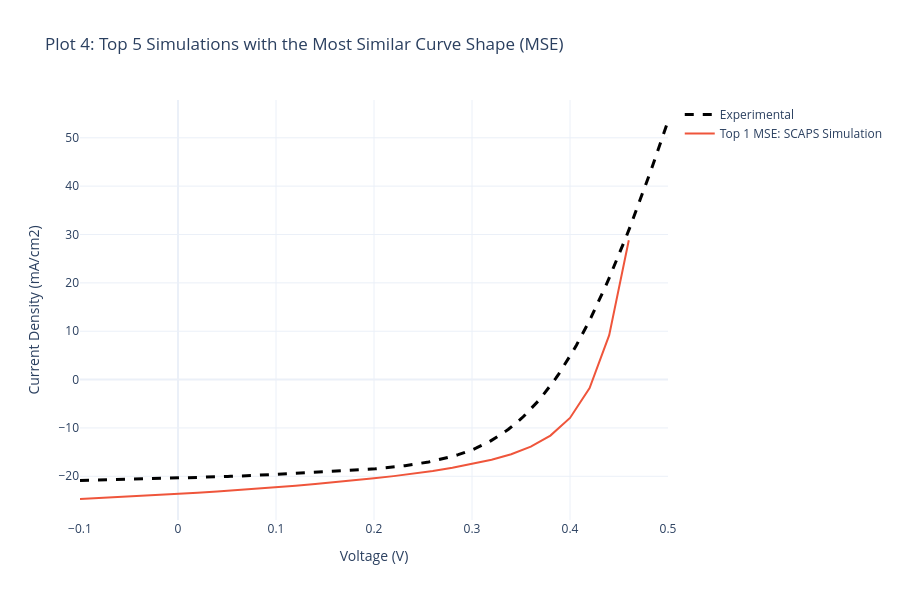

Source (notebook cell):
### Markdown cell above
## Section 5: Shape-Based Comparison Using Mean Squared Error (MSE)

### Motivation
While parameter-based matching identifies designs meeting target specifications, it does not guarantee realistic device physics. Two J-V curves can have identical parameters but very different shapes, indicating different dominant loss mechanisms. This section employs a **shape-matching algorithm** to identify simulations whose curve morphology most closely resembles the experimental measurement.

### Mathematical Approach
For each simulation, we:

1. **Interpolate** the simulated J-V curve to the exact voltages measured in the experiment
2. **Calculate Mean Squared Error** in the overlapping voltage range:

$$\text{MSE} = \frac{1}{N} \sum_{i=1}^{N} \left(J_i^{exp} - J_i^{sim}(V_i)\right)^2$$

where $J^{exp}$ is experimental current density at measured voltages, $J^{sim}(V_i)$ is interpolated simulated current density at those same voltages, and $N$ is the number of measurement points.

3. **Identify** the top 5 simulations with **lowest MSE** values

### Interpretation
Lower MSE values indicate better agreement in curve shape. This metric is sensitive to:
- The "knee" or transition region of the J-V curve (determined by series/shunt resistance and ideality factors)
- Overall current deficit and voltage losses
- Non-ideal behavior like S-shaped curves or kinks caused by interface barriers

### Comparison with Parameter-Based Matching
- **Parameter-based**: Focuses on specific values ($V_{oc}$, $J_{sc}$, $FF$, $\eta$)
- **Shape-based (MSE)**: Focuses on the entire curve morphology and transition characteristics

Together, these approaches provide complementary insights into which simulations best capture experimental device behavior.

### Code cell
for d in scaps_data:
    v_sim = d['v(V)']
    j_sim = d['jtot(mA/cm2)']
    
    # Create an interpolator to compare with the exact voltages measured in the lab
    interp_func = interp1d(v_sim, j_sim, kind='linear', fill_value="extrapolate")
    
    # Evaluate only in the overlapping region (common Voltage Range)
    v_min, v_max = max(v_sim.min(), exp_data['v(V)'].min()), min(v_sim.max(), exp_data['v(V)'].max())
    valid_exp = exp_data[(exp_data['v(V)'] >= v_min) & (exp_data['v(V)'] <= v_max)]
    
    if len(valid_exp) > 5:
        j_sim_interp = interp_func(valid_exp['v(V)'])
        mse = mean_squared_error(valid_exp['jtot(mA/cm2)'], j_sim_interp)
        d['mse'] = mse
    else:
        d['mse'] = float('inf')

top_5_mse = sorted(scaps_data, key=lambda x: x.get('mse', float('inf')))[:5]

# DEBUG: Check if we have valid data
print(f"📊 SCAPS Data Summary:")
print(f"   Total simulations loaded: {len(scaps_data)}")
print(f"   Simulations with valid MSE: {sum(1 for d in scaps_data if d.get('mse', float('inf')) != float('inf'))}")
print(f"   Top 5 MSE results: {len(top_5_mse)}")
if top_5_mse:
    print(f"   Best MSE value: {top_5_mse[0].get('mse', 'N/A')}")
print()

# Only proceed if we have results
if len(top_5_mse) > 0:
    # ------------------ PLOT 4: TOP 5 VS EXPERIMENTAL (MSE SHAPE) ------------------
    fig4 = go.Figure()
    fig4.add_trace(go.Scatter(
        x=exp_data['v(V)'], y=exp_data['jtot(mA/cm2)'], 
        mode='lines', name='Experimental', line=dict(color='black', dash='dash', width=3)
    ))

    for i, d in enumerate(top_5_mse):
        # Filter to experimental maximum limits
        mask = (d['v(V)'] <= EXP_V_MAX) & (d['jtot(mA/cm2)'] <= EXP_J_MAX)
        v_filtered = d['v(V)'][mask]
        j_filtered = d['jtot(mA/cm2)'][mask]
        
        hover_text = f"<b>{d['label']}</b><br>MSE: {d['mse']:.4f}"
        fig4.add_trace(go.Scatter(
            x=v_filtered, y=j_filtered, mode='lines', 
            name=f"Top {i+1} MSE: {d['label']}", hoverinfo='text', hovertext=hover_text
        ))

    fig4.update_layout(
        title='Plot 4: Top 5 Simulations with the Most Similar Curve Shape (MSE)',
        xaxis_title='Voltage (V)', yaxis_title='Current Density (mA/cm2)',
        hovermode='closest', template='plotly_white', width=900, height=600
    )
    fig4.show()
else:
    print("⚠️ WARNING: No valid MSE results found!")
    print("   This could mean:")
    print("   - SCAPS data file may not be loading correctly")
    print("   - Voltage ranges between experimental and simulated data don't overlap enough")
    print("   - Try checking the data file path and format")

### Figure 1 — Plotly figure (JSON) as saved in the notebook; plotly's stock layout.template omitted (floating-point values rounded to 4 significant figures; data arrays with more than 128 entries replaced by an {"elided": "..."} marker saying what was removed)
{"data": [{"line": {"color": "black", "dash": "dash", "width": 3}, "mode": "lines", "name": "Experimental", "type": "scatter", "x": {"elided": "200 float values"}, "y": {"elided": "200 float values"}}, {"hoverinfo": "text", "hovertext": "<b>SCAPS Simulation</b><br>MSE: 137.3558", "mode": "lines", "name": "Top 1 MSE: SCAPS Simulation", "type": "scatter", "x": [-0.1, -0.08, -0.06, -0.04, -0.02, 0.0, 0.02, 0.04, 0.06, 0.08, 0.1, 0.12, 0.14, 0.16, 0.18, 0.2, 0.22, 0.24, 0.26, 0.28, 0.3, 0.32, 0.34, 0.36, 0.38, 0.4, 0.42, 0.44, 0.46], "y": [-24.7, -24.51, -24.3, -24.09, -23.87, -23.64, -23.39, -23.13, -22.86, -22.57, -22.27, -21.95, -21.61, -21.25, -20.86, -20.43, -19.97, -19.45, -18.88, -18.24, -17.48, -16.58, -15.44, -13.88, -11.59, -7.931, -1.739, 9.173, 28.83]}], "layout": {"height": 600, "hovermode": "closest", "title": {"text": "Plot 4: Top 5 Simulations with the Most Similar Curve Shape (MSE)"}, "width": 900, "xaxis": {"title": {"text": "Voltage (V)"}}, "yaxis": {"title": {"text": "Current Density (mA/cm2)"}}}}
